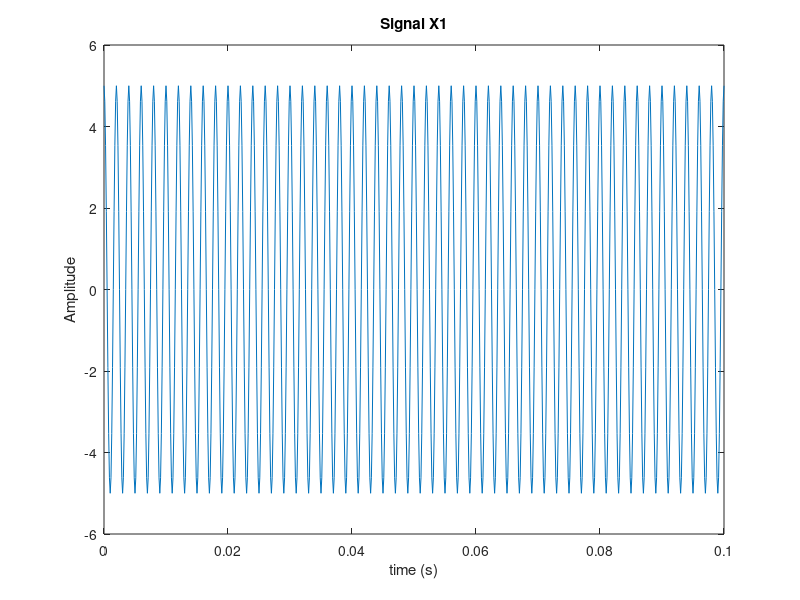
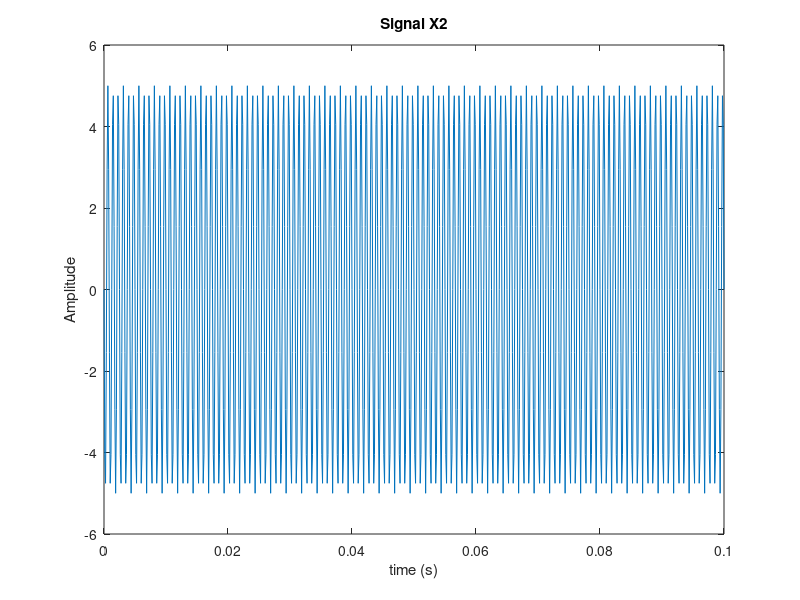
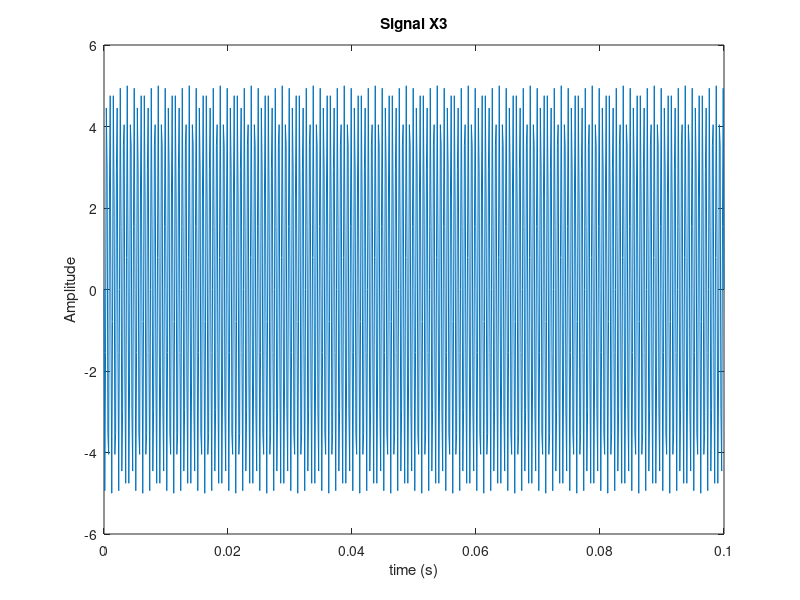
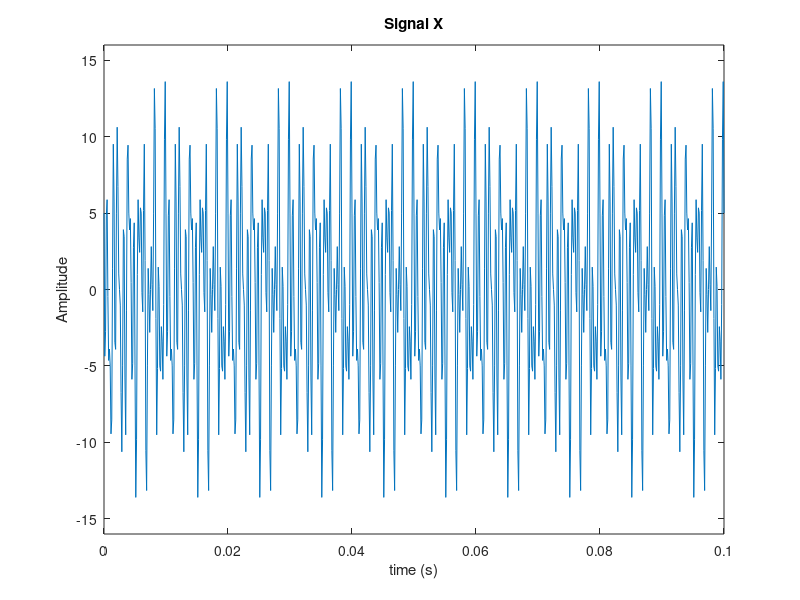

Write the MATLAB code that produced these figures, in order.
fs = 8000;
t = 0:(1/fs):0.1;
x1 = 5*cos(2*pi*500*t);
x2 = 5*cos(2*pi*1200*t+0.5*pi);
x3 = 5*cos(2*pi*1800*t+0.5*pi);
x = x1+x2+x3;

%plot x1
figure(1);
plot(t,x1);
axis([0 0.1 -6 6])
title('Signal X1')
xlabel('time (s)')
ylabel('Amplitude')

%plot x2
figure(2);
plot(t,x2);
axis([0 0.1 -6 6])
title('Signal X2')
xlabel('time (s)')
ylabel('Amplitude')

%plot x3
figure(3);
plot(t,x3);
axis([0 0.1 -6 6])
title('Signal X3')
xlabel('time (s)')
ylabel('Amplitude')

%plot x
figure(4);
plot(t,x);
axis([0 0.1 -16 16])
title('Signal X')
xlabel('time (s)')
ylabel('Amplitude')

%implementation fft
Ak = abs(fft(x)/length(x));
fs = 8000;
k = 0:1:length(x)-1;
f = k*fs/length(x);
figure(5);
plot(f(1:length(x)/2),Ak(1:length(x)/2));
title('Signal Spectrum');
xlabel('Frequency (Hz)');
ylabel('Absolute');
